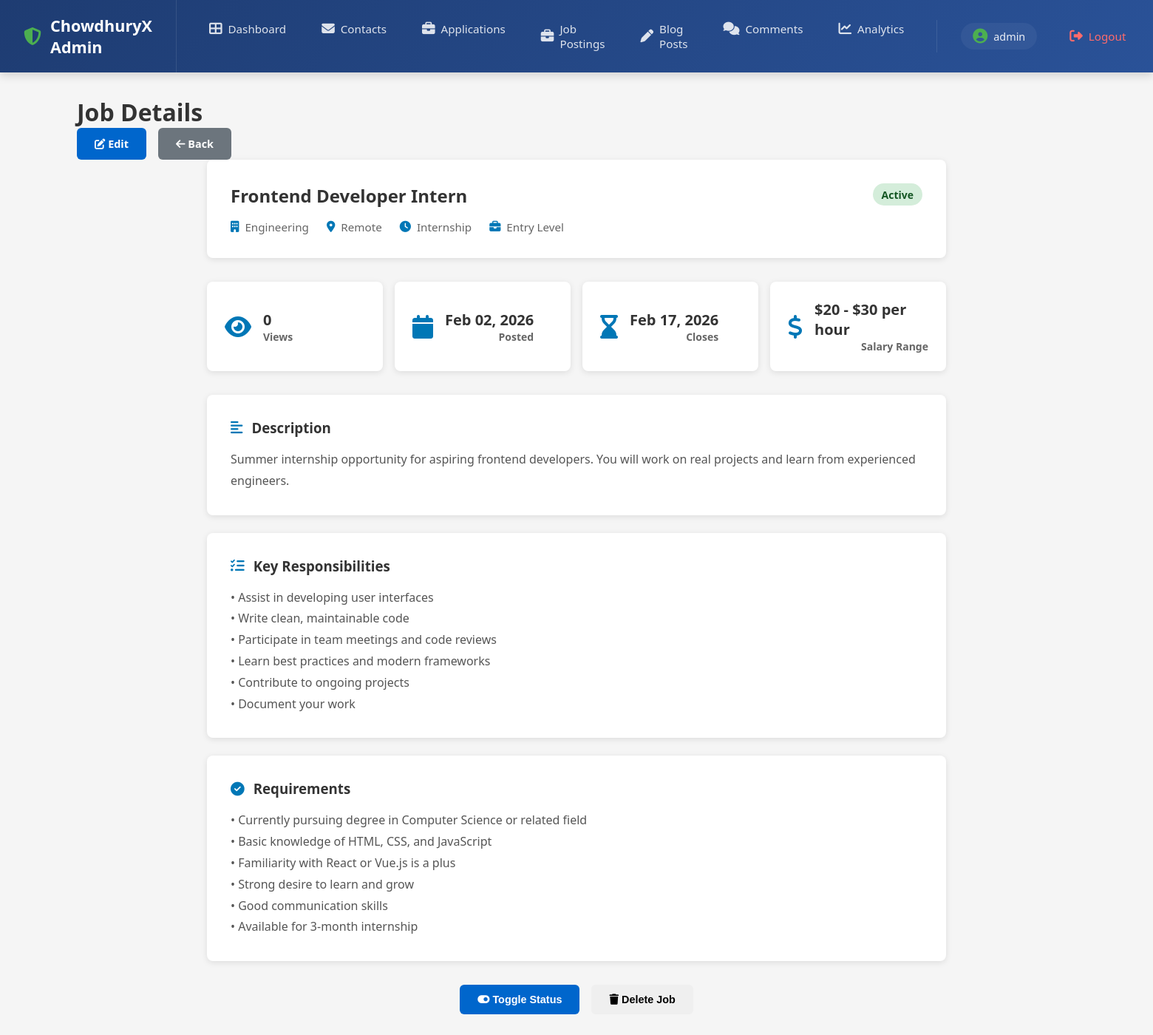
/admin/jobs/7 (signed in), run on the app's committed database.
### models.py (models this page shows, shortened)
class Job(db.Model):
    __tablename__ = 'jobs'
    id = db.Column(db.Integer, primary_key=True)
    title = db.Column(db.String(150), nullable=False, index=True)
    location = db.Column(db.String(100), nullable=False)
    job_type = db.Column(db.String(50), nullable=False)  # Full-time, Part-time, Contract, Remote
    department = db.Column(db.String(100), nullable=True, index=True)
    experience_required = db.Column(db.String(50), nullable=False)  # e.g., "3-5 years", "5+ years"
    description = db.Column(db.Text, nullable=False)
    requirements = db.Column(db.Text, nullable=True)
    responsibilities = db.Column(db.Text, nullable=True)
    salary_range = db.Column(db.String(100), nullable=True)
    status = db.Column(db.String(20), default='active')  # active, inactive, closed
    posted_by = db.Column(db.String(120), nullable=True)
    views = db.Column(db.Integer, default=0)
    created_at = db.Column(db.DateTime, default=datetime.utcnow, index=True)
    updated_at = db.Column(db.DateTime, default=datetime.utcnow, onupdate=datetime.utcnow)
    closes_at = db.Column(db.DateTime, nullable=True)

### admin/routes.py (the view)
@admin_bp.route('/jobs/<int:job_id>')
@login_required
def job_detail(job_id):
    job = Job.query.get_or_404(job_id)
    return render_template('admin-job-detail.html', job=job)

### admin/routes.py (called while the page is built)
def login_required(f):
    @wraps(f)
    def decorated_function(*args, **kwargs):
        if 'admin_id' not in session:
            return redirect(url_for('admin.login'))
        return f(*args, **kwargs)
    return decorated_function

### admin/templates/admin-job-detail.html (shortened to what this page needs)
{% extends 'base-admin.html' %}
{% block content %}
<div class="admin-header">
    <h1>Job Details</h1>
    <div class="header-actions">
        <a href="{{ url_for('admin.edit_job', job_id=job.id) }}" class="btn btn-primary">
            <i class="fas fa-edit"></i> Edit
        </a>
        <a href="{{ url_for('admin.jobs') }}" class="btn btn-secondary">
            <i class="fas fa-arrow-left"></i> Back
        </a>
    </div>
</div>
<div class="job-detail-container">
    <div class="detail-header">
        <div class="job-title-section">
            <h2>{{ job.title }}</h2>
            <div class="job-meta">
                <span class="meta-item">
                    <i class="fas fa-building"></i> {{ job.department }}
                </span>
                <span class="meta-item">
                    <i class="fas fa-map-marker-alt"></i> {{ job.location }}
                </span>
                <span class="meta-item">
                    <i class="fas fa-clock"></i> {{ job.job_type }}
                </span>
                {% if job.experience_required %}
                <span class="meta-item">
                    <i class="fas fa-briefcase"></i> {{ job.experience_required }}
                </span>
                {% endif %}
            </div>
        </div>
        <div class="status-section">
            <span class="status-badge status-{{ job.status }}">{{ job.status }}</span>
        </div>
    </div>
    <div class="stats-grid">
        <div class="stat-card">
            <i class="fas fa-eye"></i>
            <div class="stat-info">
                <span class="stat-value">{{ job.views }}</span>
                <span class="stat-label">Views</span>
            </div>
        </div>
        <div class="stat-card">
            <i class="fas fa-calendar"></i>
            <div class="stat-info">
                <span class="stat-value">{{ job.created_at.strftime('%b %d, %Y') }}</span>
                <span class="stat-label">Posted</span>
            </div>
        </div>
        {% if job.closes_at %}
        <div class="stat-card">
            <i class="fas fa-hourglass-end"></i>
            <div class="stat-info">
                <span class="stat-value">{{ job.closes_at.strftime('%b %d, %Y') }}</span>
                <span class="stat-label">Closes</span>
            </div>
        </div>
        {% endif %}
        {% if job.salary_range %}
        <div class="stat-card">
            <i class="fas fa-dollar-sign"></i>
            <div class="stat-info">
                <span class="stat-value">{{ job.salary_range }}</span>
                <span class="stat-label">Salary Range</span>
            </div>
        </div>
        {% endif %}
    </div>
    <div class="content-sections">
        <div class="content-card">
            <h3><i class="fas fa-align-left"></i> Description</h3>
            <div class="content-body">{{ job.description }}</div>
        </div>
        <div class="content-card">
            <h3><i class="fas fa-tasks"></i> Key Responsibilities</h3>
            <div class="content-body">
                {{ job.responsibilities | replace('\n', '<br>') | safe }}
            </div>
        </div>
        <div class="content-card">
            <h3><i class="fas fa-check-circle"></i> Requirements</h3>
            <div class="content-body">
                {{ job.requirements | replace('\n', '<br>') | safe }}
            </div>
        </div>
    </div>
    <div class="detail-actions">
        <button onclick="toggleStatus()" class="btn btn-primary">
            <i class="fas fa-toggle-on"></i> Toggle Status
        </button>
        <button onclick="deleteJob()" class="btn btn-danger">
            <i class="fas fa-trash"></i> Delete Job
        </button>
    </div>
</div>
{% endblock %}

### admin/static/css/admin.css (style rules this page uses)
:root { --admin-primary: #0066cc; --admin-secondary: #ff6b35; --admin-dark: #1a1a1a; --admin-light: #f5f5f5; --admin-white: #ffffff; --admin-border: #e0e0e0; --admin-text: #333333; }
* { margin: 0; padding: 0; box-sizing: border-box; }
body { font-family: 'Segoe UI', Tahoma, Geneva, Verdana, sans-serif; background-color: var(--admin-light); color: var(--admin-text); }
.stats-grid { display: grid; grid-template-columns: repeat(auto-fit, minmax(250px, 1fr)); gap: 1.5rem; margin-bottom: 2rem; }
.stat-card { background: var(--admin-white); padding: 1.5rem; border-radius: 8px; box-shadow: 0 1px 3px rgba(0, 0, 0, 0.1); display: grid; grid-template-columns: 80px 1fr 80px; gap: 1.5rem; align-items: center; }
.stat-label { text-align: right; font-size: 0.85rem; color: #999; font-weight: 600; }
.btn { display: inline-block; padding: 0.75rem 1.5rem; border: none; border-radius: 6px; font-size: 0.9rem; font-weight: 600; cursor: pointer; transition: all 0.3s ease; text-decoration: none; text-align: center; }
.btn-primary { background-color: var(--admin-primary); color: var(--admin-white); }
.btn-secondary { background-color: #6c757d; color: var(--admin-white); }
.status-badge { display: inline-block; padding: 0.35rem 0.75rem; border-radius: 20px; font-size: 0.875rem; font-weight: 600; text-transform: capitalize; }
.status-active { background: #d4edda; color: #155724; }
.header-actions { display: flex; gap: 1rem; }

### admin/templates/admin-job-detail.html (style rules this page uses)
.job-detail-container { max-width: 1000px; margin: 0 auto; }
.detail-header { background: white; padding: 2rem; border-radius: 8px; box-shadow: 0 2px 8px rgba(0,0,0,0.1); margin-bottom: 2rem; display: flex; justify-content: space-between; align-items: flex-start; }
.job-title-section h2 { margin: 0 0 1rem 0; color: #333; }
.job-meta { display: flex; flex-wrap: wrap; gap: 1.5rem; }
.meta-item { display: flex; align-items: center; gap: 0.5rem; color: #666; font-size: 0.95rem; }
.meta-item i { color: var(--brand-primary, #0077B6); }
.stats-grid { display: grid; grid-template-columns: repeat(auto-fit, minmax(200px, 1fr)); gap: 1rem; margin-bottom: 2rem; }
.stat-card { background: white; padding: 1.5rem; border-radius: 8px; box-shadow: 0 2px 8px rgba(0,0,0,0.1); display: flex; align-items: center; gap: 1rem; }
.stat-card i { font-size: 2rem; color: var(--brand-primary, #0077B6); }
.stat-info { display: flex; flex-direction: column; }
.stat-value { font-size: 1.25rem; font-weight: 700; color: #333; }
.stat-label { font-size: 0.875rem; color: #666; }
.content-sections { display: flex; flex-direction: column; gap: 1.5rem; margin-bottom: 2rem; }
.content-card { background: white; padding: 2rem; border-radius: 8px; box-shadow: 0 2px 8px rgba(0,0,0,0.1); }
.content-card h3 { margin: 0 0 1rem 0; color: #333; display: flex; align-items: center; gap: 0.75rem; }
.content-card h3 i { color: var(--brand-primary, #0077B6); }
.content-body { color: #555; line-height: 1.8; }
.detail-actions { display: flex; gap: 1rem; justify-content: center; }

### data on the page
Job: title "Frontend Developer Intern", department "Engineering", location "Remote", job_type "Internship", experience_required "Entry Level", status "Active", views "0", created_at "Feb 02, 2026", closes_at "Feb 17, 2026", salary_range "$20 - $30 per hour", description "Summer internship opportunity for aspiring frontend developers. You will work on real projects and learn from experienced engineers.", responsibilities "• Assist in developing user interfaces • Write clean, maintainable code • Participate in team meetings and code reviews • Learn best practices and modern frameworks • Contribute to ongoing projects • Document your work", requirements "• Currently pursuing degree in Computer Science or related field • Basic knowledge of HTML, CSS, and JavaScript • Familiarity with React or Vue.js is a plus • Strong desire to learn and grow • Good communication skills • Available for 3-month internship"

### other printed values
{{ session.get('admin_username', 'Admin') }} "admin"
